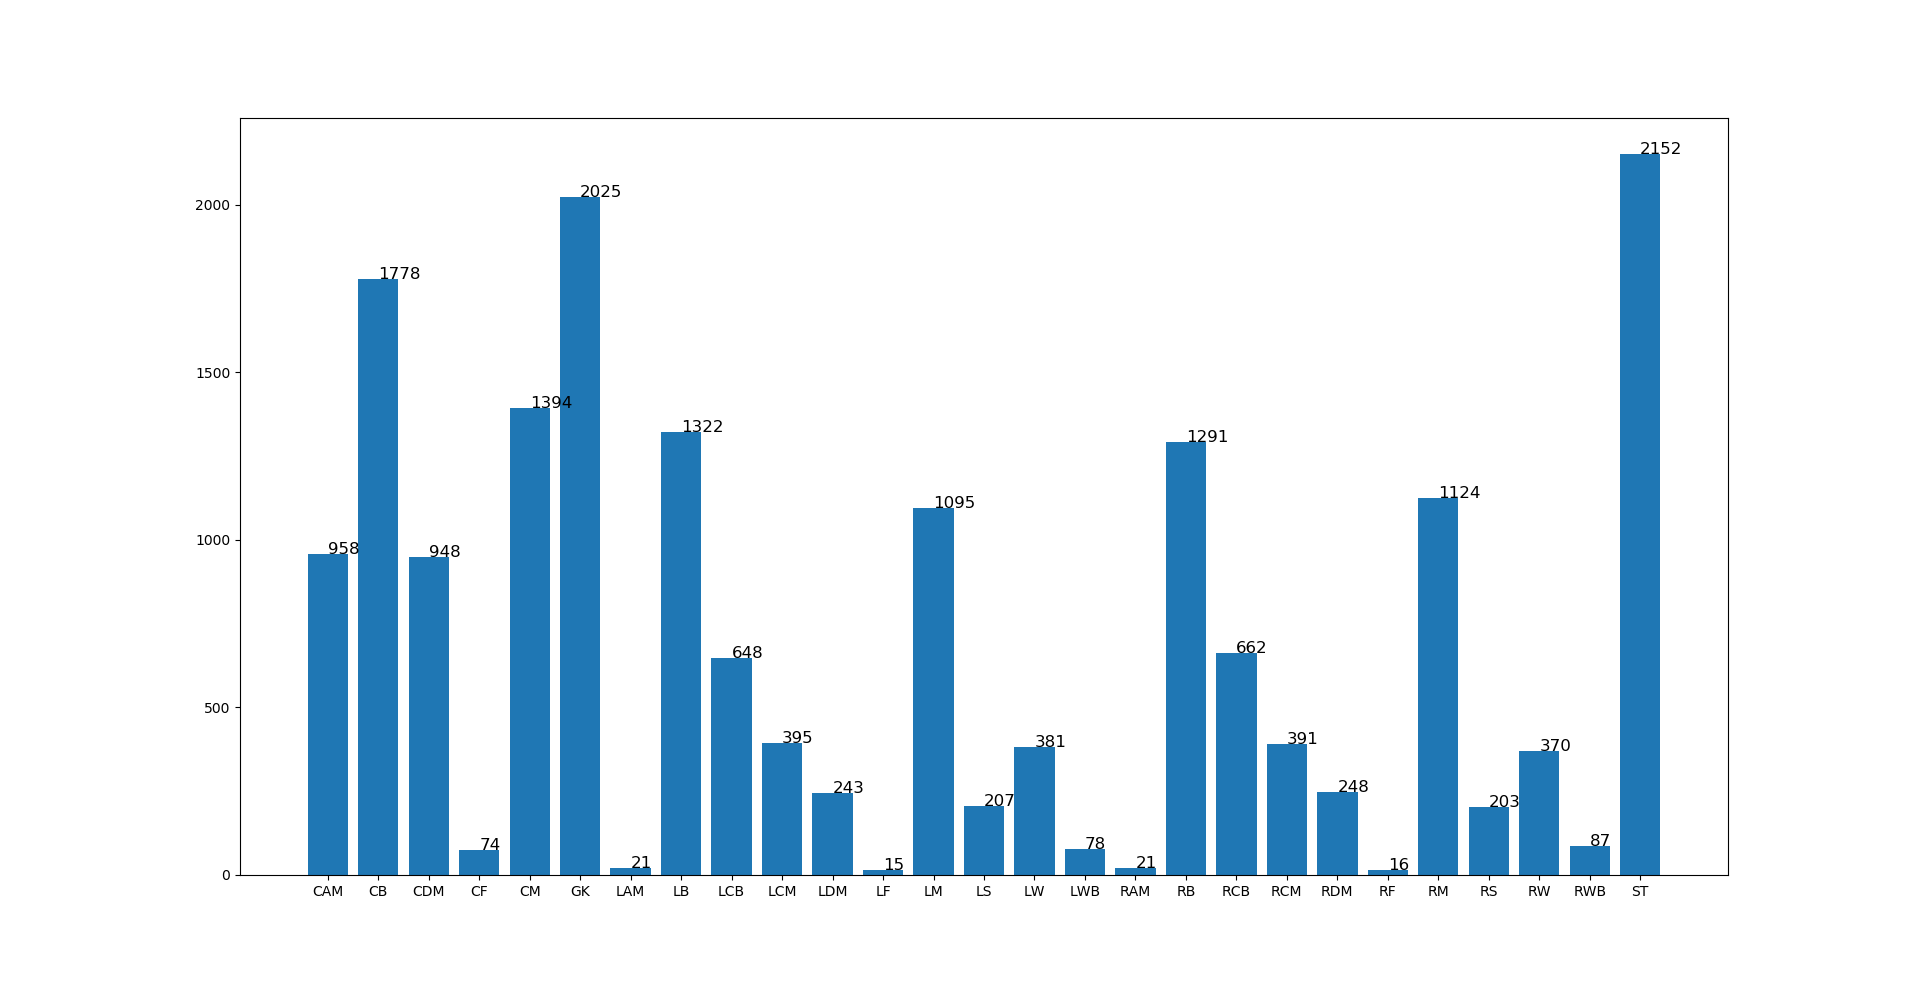

Here is the Python script that generated this plot:
#Q1
import pylab as g
import pandasql as s
import pandas as p

position_d = p.read_excel(r"C:\Users\Hp\Documents\Data Science Project\data\Football Data New Excel Format.xlsx","Position")

print("Postions : ",len(set(position_d.Position))," Positions: \n",set(position_d.Position))

count = s.sqldf("select position,count(*)\"Player\" from position_d group by position;")

g.bar(count.Position,count.Player)

cnt = 0
while cnt<len(count.Position):
    g.text(count.Position[cnt],count.Player[cnt],str(count.Player[cnt]),size="large")
    cnt+=1

g.show()
